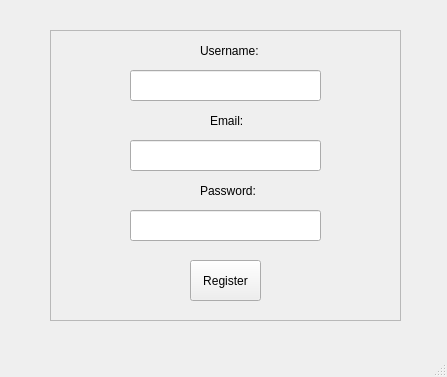
<?xml version="1.0" encoding="UTF-8"?>
<ui version="4.0">
 <class>MainWindow</class>
 <widget class="QMainWindow" name="MainWindow">
  <property name="geometry">
   <rect>
    <x>0</x>
    <y>0</y>
    <width>447</width>
    <height>377</height>
   </rect>
  </property>
  <property name="windowTitle">
   <string>MainWindow</string>
  </property>
  <widget class="QWidget" name="centralwidget">
   <widget class="QPushButton" name="pushButton">
    <property name="geometry">
     <rect>
      <x>190</x>
      <y>260</y>
      <width>71</width>
      <height>41</height>
     </rect>
    </property>
    <property name="text">
     <string>Register</string>
    </property>
   </widget>
   <widget class="QLineEdit" name="textEdit">
    <property name="geometry">
     <rect>
      <x>130</x>
      <y>70</y>
      <width>191</width>
      <height>31</height>
     </rect>
    </property>
   </widget>
   <widget class="QLabel" name="label">
    <property name="geometry">
     <rect>
      <x>200</x>
      <y>40</y>
      <width>61</width>
      <height>21</height>
     </rect>
    </property>
    <property name="text">
     <string>Username:</string>
    </property>
   </widget>
   <widget class="QLabel" name="label_2">
    <property name="geometry">
     <rect>
      <x>200</x>
      <y>180</y>
      <width>61</width>
      <height>21</height>
     </rect>
    </property>
    <property name="text">
     <string>Password:</string>
    </property>
   </widget>
   <widget class="QLineEdit" name="textEdit_2">
    <property name="geometry">
     <rect>
      <x>130</x>
      <y>210</y>
      <width>191</width>
      <height>31</height>
     </rect>
    </property>
   </widget>
   <widget class="QLabel" name="label_3">
    <property name="geometry">
     <rect>
      <x>210</x>
      <y>110</y>
      <width>61</width>
      <height>21</height>
     </rect>
    </property>
    <property name="text">
     <string>Email:</string>
    </property>
   </widget>
   <widget class="QLineEdit" name="textEdit_3">
    <property name="geometry">
     <rect>
      <x>130</x>
      <y>140</y>
      <width>191</width>
      <height>31</height>
     </rect>
    </property>
   </widget>
   <widget class="QFrame" name="frame">
    <property name="geometry">
     <rect>
      <x>50</x>
      <y>30</y>
      <width>351</width>
      <height>291</height>
     </rect>
    </property>
    <property name="frameShape">
     <enum>QFrame::StyledPanel</enum>
    </property>
    <property name="frameShadow">
     <enum>QFrame::Raised</enum>
    </property>
   </widget>
   <zorder>frame</zorder>
   <zorder>pushButton</zorder>
   <zorder>textEdit</zorder>
   <zorder>label</zorder>
   <zorder>label_2</zorder>
   <zorder>textEdit_2</zorder>
   <zorder>label_3</zorder>
   <zorder>textEdit_3</zorder>
  </widget>
  <widget class="QMenuBar" name="menubar">
   <property name="geometry">
    <rect>
     <x>0</x>
     <y>0</y>
     <width>447</width>
     <height>22</height>
    </rect>
   </property>
  </widget>
  <widget class="QStatusBar" name="statusbar"/>
 </widget>
 <resources/>
 <connections/>
</ui>
